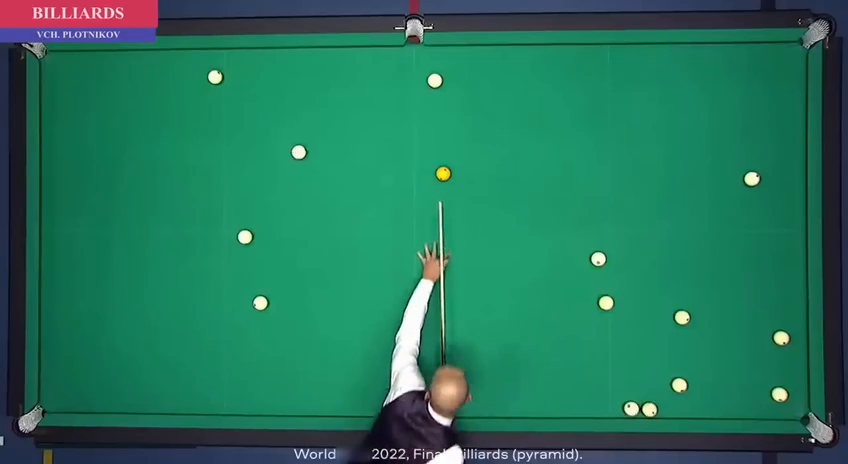
#> input picture frame 38 of 1.mp4, 848 x 464 px
$ python get_hsv.py
#> lines starting #> are read from the running program, lines starting #| are printed output that depends on the picture; after the words box and inside, x2 and y2 are one past the last pixel; in counts of white or black regions, pixels touching at a corner belong together
import cv2
import numpy as np


def nothing(x):
    pass


# Create a window
cv2.namedWindow("image")

# create trackbars for color change
cv2.createTrackbar("lowH", "image", 0, 179, nothing)
#> slider 'lowH' is set to 35
cv2.createTrackbar("highH", "image", 179, 179, nothing)

cv2.createTrackbar("lowS", "image", 0, 255, nothing)
#> slider 'lowS' is set to 51
cv2.createTrackbar("highS", "image", 255, 255, nothing)

cv2.createTrackbar("lowV", "image", 0, 255, nothing)
#> slider 'lowV' is set to 51
cv2.createTrackbar("highV", "image", 255, 255, nothing)

cap = cv2.VideoCapture("1.mp4")
_, frame_o = cap.read()
#> frame_o is the input picture: shape (464, 848, 3); mean B, G, R 92, 118.5, 34.8
while True:
    frame = frame_o.copy()

    # get current positions of the trackbars
    ilowH = cv2.getTrackbarPos("lowH", "image")
    ihighH = cv2.getTrackbarPos("highH", "image")
    ilowS = cv2.getTrackbarPos("lowS", "image")
    ihighS = cv2.getTrackbarPos("highS", "image")
    ilowV = cv2.getTrackbarPos("lowV", "image")
    ihighV = cv2.getTrackbarPos("highV", "image")

    # convert color to hsv because it is easy to track colors in this color model
    hsv = cv2.cvtColor(frame, cv2.COLOR_BGR2HSV)
#> hsv: shape (464, 848, 3); mean H, S, V 86.9, 182, 123.8
    lower_hsv = np.array([ilowH, ilowS, ilowV])
    higher_hsv = np.array([ihighH, ihighS, ihighV])
    # Apply the cv2.inrange method to create a mask
    mask = cv2.inRange(hsv, lower_hsv, higher_hsv)
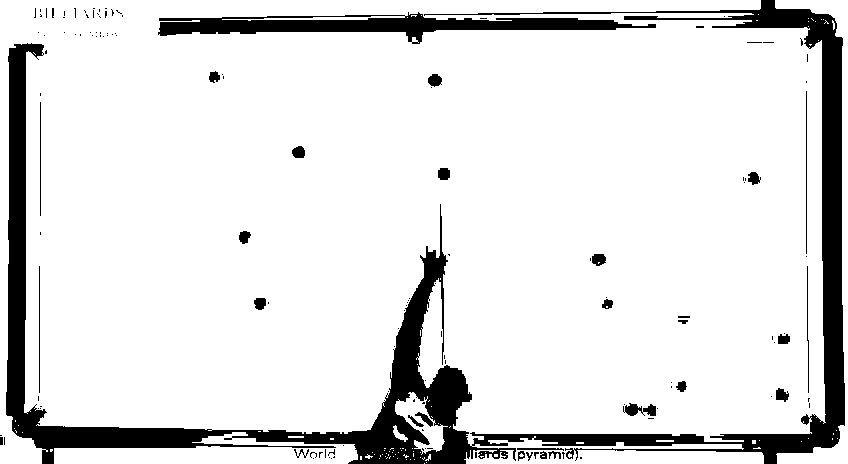
#> mask: shape (464, 848); 87.9% white; 138 black regions (108 under 20 px), largest, box (x1, y1, x2, y2) and area: (6, 0, 845, 464) 38060, (158, 12, 656, 44) 6305, (623, 403, 656, 416) 258
    # Apply the mask on the image to extract the original color
    frame = cv2.bitwise_and(frame, frame, mask=mask)
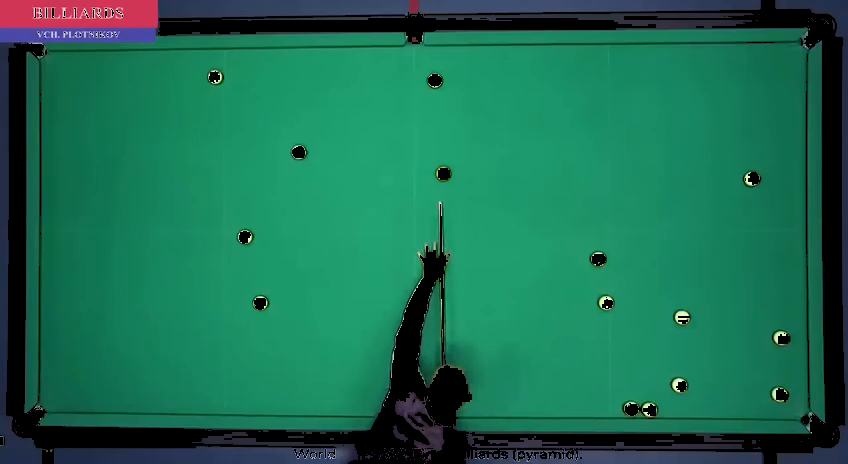
#> frame: shape (464, 848, 3); mean B, G, R 83.3, 110.3, 26.7
    cv2.imshow("image", frame)
    # Press q to exit
    if cv2.waitKey(1) & 0xFF == ord("q"):
#> (key q is pressed here)
        break


cv2.destroyAllWindows()

$ run again, starting later in the video
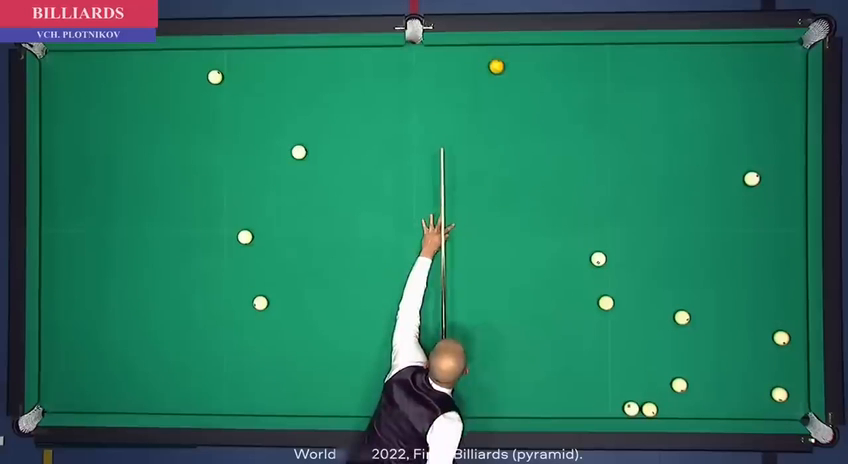
#> input picture frame 173 of 1.mp4, 848 x 464 px
#> frame_o is the input picture: shape (464, 848, 3); mean B, G, R 92.3, 118.7, 35.5
#> hsv: shape (464, 848, 3); mean H, S, V 87.2, 181, 124
#> `mask = cv2.inRange(hsv, lower_hsv, higher_hsv)`:
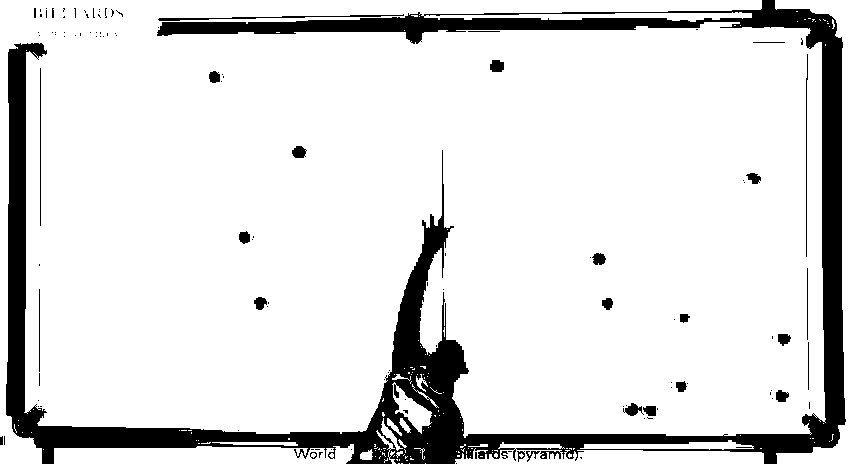
#> mask: shape (464, 848); 87.2% white; 117 black regions (88 under 20 px), largest, box (x1, y1, x2, y2) and area: (6, 0, 846, 464) 47135, (158, 14, 404, 21) 396, (806, 54, 808, 257) 205
#> `frame = cv2.bitwise_and(frame, frame, mask=mask)`:
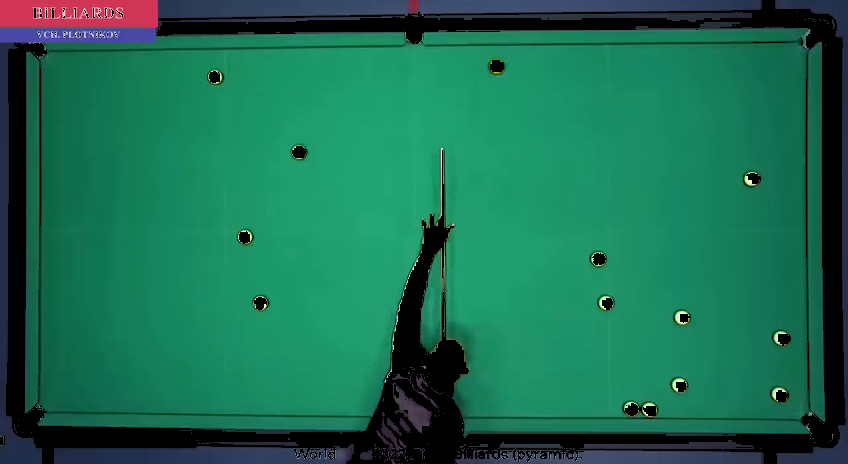
#> frame: shape (464, 848, 3); mean B, G, R 82.8, 109.7, 26.6

$ run again, starting later in the video
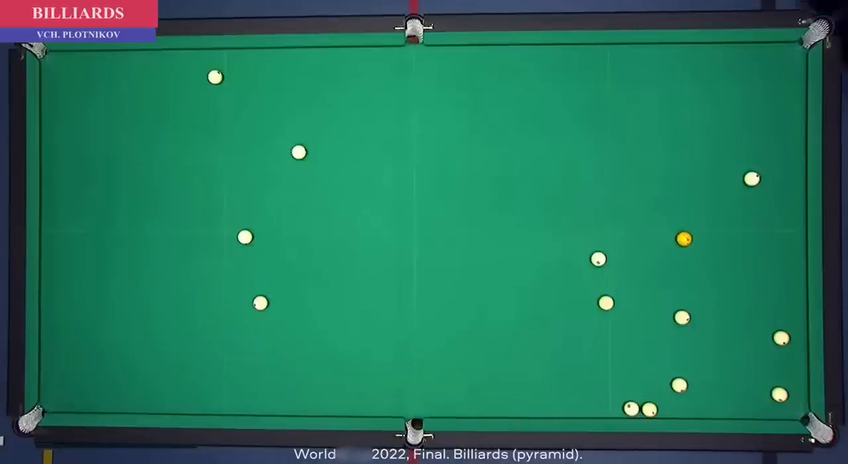
#> input picture frame 308 of 1.mp4, 848 x 464 px
#> frame_o is the input picture: shape (464, 848, 3); mean B, G, R 91.8, 119.5, 32.5
#> hsv: shape (464, 848, 3); mean H, S, V 86.8, 184.9, 124.5
#> `mask = cv2.inRange(hsv, lower_hsv, higher_hsv)`:
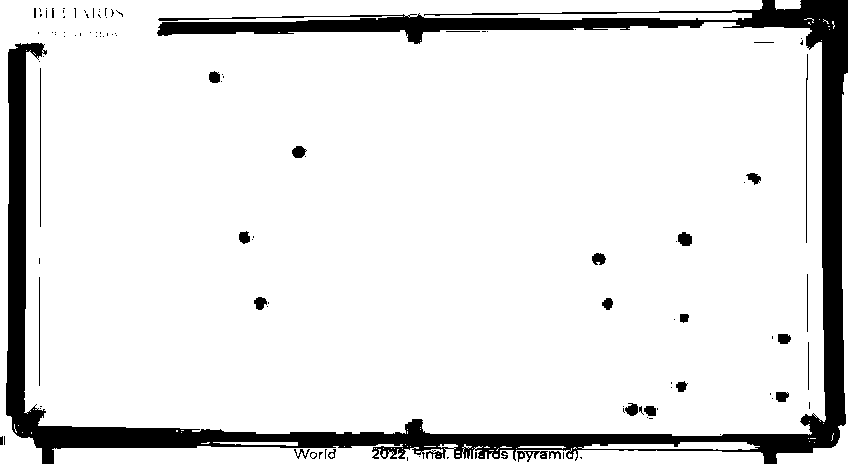
#> mask: shape (464, 848); 89.3% white; 110 black regions (80 under 20 px), largest, box (x1, y1, x2, y2) and area: (6, 0, 848, 464) 39357, (806, 54, 808, 243) 191, (40, 68, 41, 227) 159
#> `frame = cv2.bitwise_and(frame, frame, mask=mask)`:
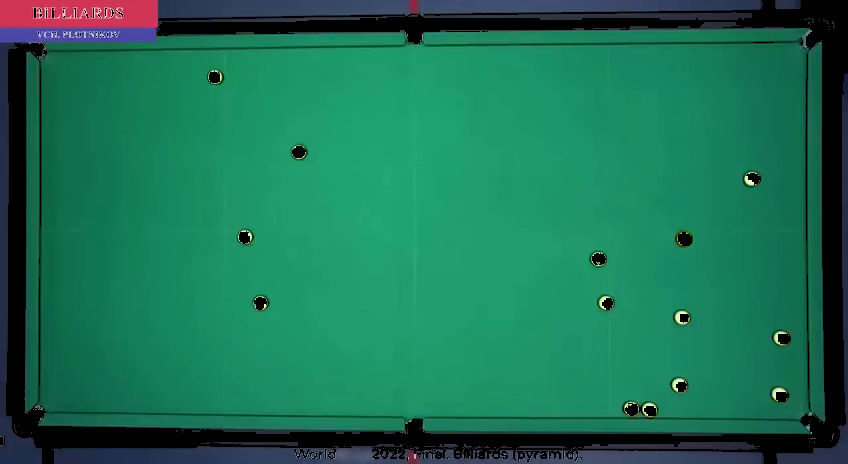
#> frame: shape (464, 848, 3); mean B, G, R 85.5, 113.9, 27.1
